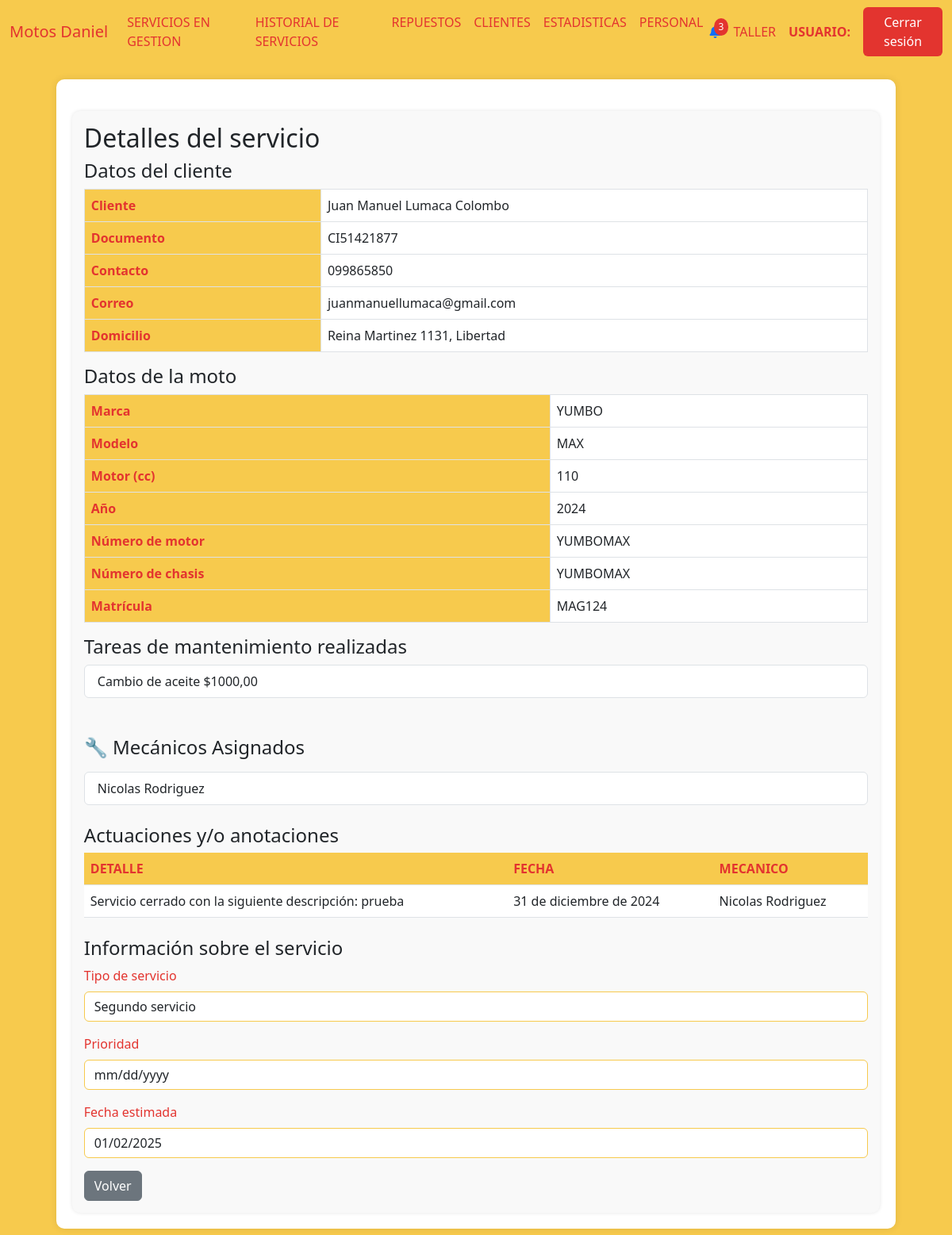
Screenshot of /detalles_servicio_cerrado/11 with the database file from the repository.
### AppUM/models.py (models this page shows)
class Cliente(models.Model):
    documento = models.CharField(max_length=20, unique=True)
    nombre = models.CharField(max_length=20)
    apellido  = models.CharField(max_length=20)
    fecha_nacimiento = models.DateField(null=True,blank=True)
    domicilio = models.CharField(max_length=500,blank=True)

class ClienteTelefono(models.Model):
    cliente = models.ForeignKey(Cliente, related_name='cliente_telefono', on_delete=models.CASCADE, null=True)
    telefono = models.CharField(max_length=10,unique=True)
    principal = models.BooleanField(default=True)

class ClienteCorreo(models.Model):
    cliente = models.ForeignKey(Cliente, related_name='cliente_correo', on_delete=models.CASCADE, null=True)
    correo = models.CharField(max_length=100, unique=True)
    principal = models.BooleanField(default=True)

class Moto(models.Model):
    marca = models.CharField(max_length=20)
    modelo = models.CharField(max_length=20)
    anio = models.IntegerField()
    motor = models.IntegerField()
    estado = models.CharField(max_length=10)
    kilometros = models.IntegerField()
    precio = models.DecimalField(max_digits=10, decimal_places=2)
    color = models.CharField(max_length=20)
    num_motor = models.CharField(max_length=40, unique=True)
    num_chasis = models.CharField(max_length=40, unique=True)
    num_cilindros = models.IntegerField(default=1)
    cantidad_pasajeros = models.IntegerField(default=2)
    foto = models.ImageField(null=True, blank=True, upload_to="motos/fotos/")
    pertenece_tienda = models.BooleanField()
    pertenece_taller = models.BooleanField()
    identificacion_pdf = models.FileField(upload_to='motos/pdfs/', null=True, blank=True)
    observaciones = models.TextField(null=True, blank=True)
    fecha_ingreso = models.DateTimeField(auto_now_add=True)
    moneda_precio = models.CharField(max_length=10,default=True,null=True)
    tipo = models.CharField(max_length=20,blank=True)
    precio_final = models.DecimalField(max_digits=10, decimal_places=2,default=0)
    contiene_num_motor = models.BooleanField(default=1)
    contiene_num_chasis = models.BooleanField(default=1)

class Matriculas(models.Model):
    moto = models.ForeignKey(Moto, related_name='moto', on_delete=models.CASCADE, null=True)
    matricula = models.CharField(max_length=20, unique=True)
    padron = models.IntegerField(unique=True,default=0)

class TareasServicios(models.Model):
    servicio = models.ForeignKey(Servicios, related_name='tareas_servicios', on_delete=models.CASCADE)
    tarea = models.TextField(null=True, blank=True)
    precio = models.DecimalField(max_digits=10, decimal_places=2,default=0)
    realizado = models.BooleanField(default=0)

class Personal(models.Model):
    documento = models.CharField(max_length=20, unique=True)
    nombre = models.CharField(max_length=20)
    apellido  = models.CharField(max_length=20)
    fecha_nacimiento = models.DateField()
    usuario = models.CharField(max_length=100,unique=True)
    contrasena = models.CharField(max_length=20)
    correo = models.CharField(max_length=40,unique=True)
    telefono = models.CharField(max_length=10,unique=True)
    primera_sesion = models.BooleanField(default=False)

class Mecanico(Personal):
    jefe = models.BooleanField(default=False)
    activo = models.BooleanField(default=True)

class Personal(models.Model):
    documento = models.CharField(max_length=20, unique=True)
    nombre = models.CharField(max_length=20)
    apellido  = models.CharField(max_length=20)
    fecha_nacimiento = models.DateField()
    usuario = models.CharField(max_length=100,unique=True)
    contrasena = models.CharField(max_length=20)
    correo = models.CharField(max_length=40,unique=True)
    telefono = models.CharField(max_length=10,unique=True)
    primera_sesion = models.BooleanField(default=False)

class AnotacionesServicio(models.Model):
    anotaciones = models.TextField(null=True, blank=True)
    fecha = models.DateField(null=True, blank=True)
    mecanico = models.ForeignKey(Mecanico, related_name='anotacion_mecanicos', on_delete=models.CASCADE)
    servicio = models.ForeignKey(Servicios, related_name='anotacion_servicio', on_delete=models.CASCADE)

class Servicios(models.Model):
    fecha_ingreso = models.DateField()
    descripcion_ingreso = models.TextField(null=True, blank=True)
    estado = models.CharField(max_length=20, blank=True)
    prioridad = models.CharField(max_length=20, blank=True)
    fecha_estimada_cierre = models.DateField(null=True)
    fecha_prox_servicio = models.DateField(null=True)
    km_prox_servicio = models.IntegerField(null=True)
    moto = models.ForeignKey(Moto, related_name='moto_servicio', on_delete=models.CASCADE)
    cliente = models.ForeignKey(Cliente, related_name='cliente_servicio', on_delete=models.CASCADE)
    dias = models.IntegerField(default=0)
    titulo = models.CharField(max_length=20, blank=True)

### AppUM/views.py (the view)
# urls.py: path('detalles_servicio_cerrado/<int:id_s>', views.detalles_servicios_cerrados,name="DetallesServicioCerrado"),
def detalles_servicios_cerrados(req,id_s):
    contexto = contexto_modificar_servicio(id_s,None)
    return render(req,"perfil_taller/historial_de_servicios/detalles_servicio.html",{ "moto":contexto[0],
                                                                            "cliente":contexto[1],
                                                                            "matricula":contexto[2],
                                                                            "telefono":contexto[3],
                                                                            "correo":contexto[4],
                                                                            "tareas_realizadas":contexto[5],
                                                                            "tareas_pendientes":contexto[6],
                                                                            "mecanicos":contexto[7],
                                                                            "id_servicio":contexto[9],
                                                                            "anotaciones":contexto[10],
                                                                            "info_servicio":contexto[12],
                                                                            "fecha_cierre":contexto[13],
                                                                            })

### AppUM/templates/perfil_taller/historial_de_servicios/detalles_servicio.html (shortened to what this page needs)
{% extends "perfil_taller/padre_perfil_taller.html" %}
{% load static %}
{% block contenidoQueCambia %}
<div class="table-container" id="inventarios">
    <div class="form-container" id="motoForm">
        <h2>Detalles del servicio</h4>
            <h4>Datos del cliente</h4>
            <table class="table table-bordered">
                <tbody>
                    <tr>
                        <th scope="row">Cliente</th>
                        <td>{{ cliente.nombre }} {{ cliente.apellido }}</td>
                    </tr>
                    <tr>
                        <th scope="row">Documento</th>
                        <td>{{ cliente.documento }}</td>
                    </tr>
                    <tr>
                        <th scope="row">Contacto</th>
                        <td>{{ telefono }}</td>
                    </tr>
                    <tr>
                        <th scope="row">Correo</th>
                        <td>{{ correo }}</td>
                    </tr>
                    <tr>
                        <th scope="row">Domicilio</th>
                        <td>{{ cliente.domicilio }}</td>
                    </tr>
                </tbody>
            </table>
            <h4>Datos de la moto</h4>
            <table class="table table-bordered">
                <tbody>
                    <tr>
                        <th scope="row">Marca</th>
                        <td>{{ moto.marca }}</td>
                    </tr>
                    <tr>
                        <th scope="row">Modelo</th>
                        <td>{{ moto.modelo }}</td>
                    </tr>
                    <tr>
                        <th scope="row">Motor (cc)</th>
                        <td>{{ moto.motor }}</td>
                    </tr>
                    <tr>
                        <th scope="row">Año</th>
                        <td>{{ moto.anio }}</td>
                    </tr>
                    <tr>
                        <th scope="row">Número de motor</th>
                        <td>{{ moto.num_motor }}</td>
                    </tr>
                    <tr>
                        <th scope="row">Número de chasis</th>
                        <td>{{ moto.num_chasis }}</td>
                    </tr>
                    <tr>
                        <th scope="row">Matrícula</th>
                        <td>{{ matricula }}</td>
                    </tr>
                </tbody>
            </table>
            <h4>Tareas de mantenimiento realizadas</h4>
            <div id="serviciosLista" class="mb-4">
                <ul id="serviciosLista" class="list-group mb-4">
                    {% for servicio in tareas_realizadas %}
                        <li class="list-group-item d-flex align-items-center flex-column" id="servicio-{{ servicio.id }}">
                            <div class="d-flex w-100 align-items-center">
                                <span class="flex-grow-1">{{ servicio.tarea }}  ${{ servicio.precio }}</span>
                            </div>
                        </li>
                    {% empty %}
                        <li class="list-group-item text-muted">Aún no hay tareas realizadas.</li>
                    {% endfor %}
                </ul>
            </div>
            <br>
            <h4 class="mb-3">🔧 Mecánicos Asignados</h4>
            <div id="serviciosLista" class="mb-4">
                    <ul id="serviciosLista" class="list-group mb-4">
                        {% for mecanico in mecanicos %}
                        <li class="list-group-item d-flex align-items-center flex-column" id="servicio-{{ servicio.id }}">
                            <div class="d-flex w-100 align-items-center">
                                <span class="flex-grow-1">{{ mecanico.mecanico.nombre }} {{ mecanico.mecanico.apellido }}</span>
                            </div>
                        </li>
                        {% empty %}
                            <li class="list-group-item text-muted">No existen mecánicos asignados a este servicio.</li>
                        {% endfor %}
                    </ul>
                </div>
            <h4>Actuaciones y/o anotaciones</h4>
            <div id="serviciosLista" class="mb-4">
                <table class="table">
                    <thead>
                        <tr>
                            <th>DETALLE</th>
                            <th>FECHA</th>
                            <th>MECANICO</th>
                        </tr>
                    </thead>
                    <tbody>
                {% if anotaciones %}
                    {% for anotacion in anotaciones %}
                        <tr>
                            <td>{{ anotacion.anotacion.anotaciones }}</td>
                            <td>{{ anotacion.anotacion.fecha }}</td>
                            <td>
                                {{ anotacion.mecanico.nombre }} {{ anotacion.mecanico.apellido }}
                            </td>
                        </tr>
                    {% endfor %}
                {% else %}
                <tr>
                    <td colspan="9" class="text-center text-muted">
                        Aún no hay anotaciones
                    </td>
                </tr>
                {% endif %}
                    </tbody>
                </table>
            </div>
            <h4>Información sobre el servicio</h4>
            <div class="mb-3">
                <label for="color" class="form-label">Tipo de servicio</label>
                <input value="{{ info_servicio.titulo }}" type="text" class="form-control" name="tipo_servicio_modificar" id="color" placeholder="Ingrese el tipo de servicio" maxlength="20" readonly>
            </div>
            <div class="mb-3">
                    <label for="precio" class="form-label">Prioridad</label>
                    <input value="{{ info_servicio.prioridad }}" type="date" class="form-control" name="fecha_estimada" readonly>
            </div>
            <div class="mb-3">
                    <label for="precio" class="form-label">Fecha estimada</label>
                    <input value="{{ fecha_cierre }}" type="date" class="form-control" name="fecha_estimada" placeholder="Ingrese la fecha estimada de entrega de la moto" readonly>
            </div>
            <a href="{% url 'HistorialDeServicios' %}" class="btn btn-secondary">Volver</a>
    </div>
</div>
{% endblock %}

### AppUM/static/css/styles.css (style rules this page uses)
body { background-color: #f7ca4d; }
.form-label { color: #e3342f; }
.form-control { border-color: #f7ca4d; }
.table-container { background-color: #fff; border-radius: 10px; padding: 20px; box-shadow: 0px 0px 10px rgba(0, 0, 0, 0.1); margin: 20px auto; max-width: 90%; }
.table th { background-color: #f7ca4d; color: #e3342f; }
.form-container { background-color: #f9f9f9; padding: 15px; border-radius: 10px; box-shadow: 0px 0px 5px rgba(0, 0, 0, 0.1); margin-top: 20px; }

### rows the page displays
Cliente: nombre "Juan Manuel", apellido "Lumaca Colombo", documento "CI51421877", domicilio "Reina Martinez 1131, Libertad"
ClienteTelefono: telefono "099865850"
ClienteCorreo: correo "juanmanuellumaca@gmail.com"
Moto: marca "YUMBO", modelo "MAX", motor "110", anio "2024", num_motor "YUMBOMAX", num_chasis "YUMBOMAX"
Matriculas: matricula "MAG124"
TareasServicios: tarea "Cambio de aceite", precio "1000,00"
Mecanico: mecanico.nombre "Nicolas", mecanico.apellido "Rodriguez"
AnotacionesServicio: anotacion.anotaciones "Servicio cerrado con la siguiente descripción: prueba", anotacion.fecha "31 de diciembre de 2024", mecanico.nombre "Nicolas", mecanico.apellido "Rodriguez"
Servicios: tipo_servicio_modificar "Segundo servicio"
